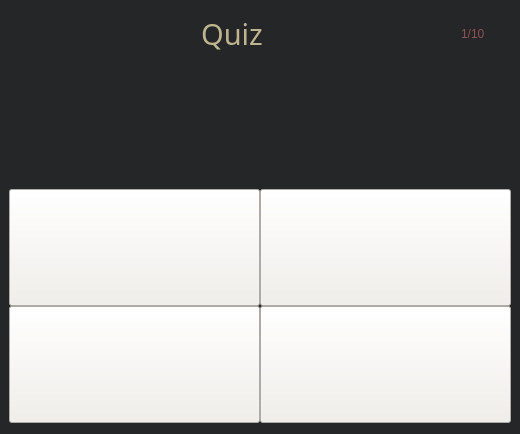
<?xml version="1.0" encoding="UTF-8"?>
<ui version="4.0">
 <class>quiz</class>
 <widget class="QMainWindow" name="quiz">
  <property name="geometry">
   <rect>
    <x>0</x>
    <y>0</y>
    <width>520</width>
    <height>434</height>
   </rect>
  </property>
  <property name="windowTitle">
   <string>MainWindow</string>
  </property>
  <property name="styleSheet">
   <string notr="true">background-color: rgb(37, 38, 39);</string>
  </property>
  <widget class="QWidget" name="centralwidget">
   <layout class="QGridLayout" name="gridLayout">
    <item row="3" column="0" rowspan="2" colspan="3">
     <layout class="QGridLayout" name="gridLayout_2">
      <property name="spacing">
       <number>0</number>
      </property>
      <item row="1" column="0">
       <widget class="QPushButton" name="secim3">
        <property name="minimumSize">
         <size>
          <width>164</width>
          <height>117</height>
         </size>
        </property>
        <property name="font">
         <font>
          <pointsize>10</pointsize>
         </font>
        </property>
        <property name="styleSheet">
         <string notr="true">background-color: rgb(242, 239, 233);
color: rgb(0, 0, 0);</string>
        </property>
        <property name="text">
         <string/>
        </property>
       </widget>
      </item>
      <item row="0" column="0">
       <widget class="QPushButton" name="secim1">
        <property name="minimumSize">
         <size>
          <width>164</width>
          <height>117</height>
         </size>
        </property>
        <property name="font">
         <font>
          <pointsize>10</pointsize>
         </font>
        </property>
        <property name="styleSheet">
         <string notr="true">background-color: rgb(242, 239, 233);
color: rgb(0, 0, 0);</string>
        </property>
        <property name="text">
         <string/>
        </property>
       </widget>
      </item>
      <item row="1" column="1">
       <widget class="QPushButton" name="secim4">
        <property name="enabled">
         <bool>true</bool>
        </property>
        <property name="minimumSize">
         <size>
          <width>164</width>
          <height>117</height>
         </size>
        </property>
        <property name="font">
         <font>
          <pointsize>10</pointsize>
         </font>
        </property>
        <property name="styleSheet">
         <string notr="true">background-color: rgb(242, 239, 233);
color: rgb(0, 0, 0);</string>
        </property>
        <property name="text">
         <string/>
        </property>
        <property name="checkable">
         <bool>false</bool>
        </property>
        <property name="autoDefault">
         <bool>false</bool>
        </property>
        <property name="default">
         <bool>false</bool>
        </property>
        <property name="flat">
         <bool>false</bool>
        </property>
       </widget>
      </item>
      <item row="0" column="1">
       <widget class="QPushButton" name="secim2">
        <property name="minimumSize">
         <size>
          <width>164</width>
          <height>117</height>
         </size>
        </property>
        <property name="font">
         <font>
          <pointsize>10</pointsize>
         </font>
        </property>
        <property name="styleSheet">
         <string notr="true">background-color: rgb(242, 239, 233);
color: rgb(0, 0, 0);</string>
        </property>
        <property name="text">
         <string/>
        </property>
       </widget>
      </item>
     </layout>
    </item>
    <item row="0" column="2">
     <widget class="QLabel" name="label_sira">
      <property name="maximumSize">
       <size>
        <width>50</width>
        <height>50</height>
       </size>
      </property>
      <property name="styleSheet">
       <string notr="true">color: rgb(144, 78, 85);</string>
      </property>
      <property name="text">
       <string>1/10</string>
      </property>
     </widget>
    </item>
    <item row="2" column="0" colspan="3">
     <widget class="QLabel" name="soru">
      <property name="font">
       <font>
        <pointsize>20</pointsize>
       </font>
      </property>
      <property name="styleSheet">
       <string notr="true">color: rgb(255, 0, 0);</string>
      </property>
      <property name="text">
       <string/>
      </property>
      <property name="alignment">
       <set>Qt::AlignCenter</set>
      </property>
     </widget>
    </item>
    <item row="0" column="0" colspan="2">
     <widget class="QLabel" name="label">
      <property name="font">
       <font>
        <family>Segoe Script</family>
        <pointsize>22</pointsize>
       </font>
      </property>
      <property name="styleSheet">
       <string notr="true">color: rgb(191, 180, 143);</string>
      </property>
      <property name="text">
       <string>Quiz</string>
      </property>
      <property name="alignment">
       <set>Qt::AlignCenter</set>
      </property>
     </widget>
    </item>
   </layout>
  </widget>
 </widget>
 <resources/>
 <connections/>
</ui>
